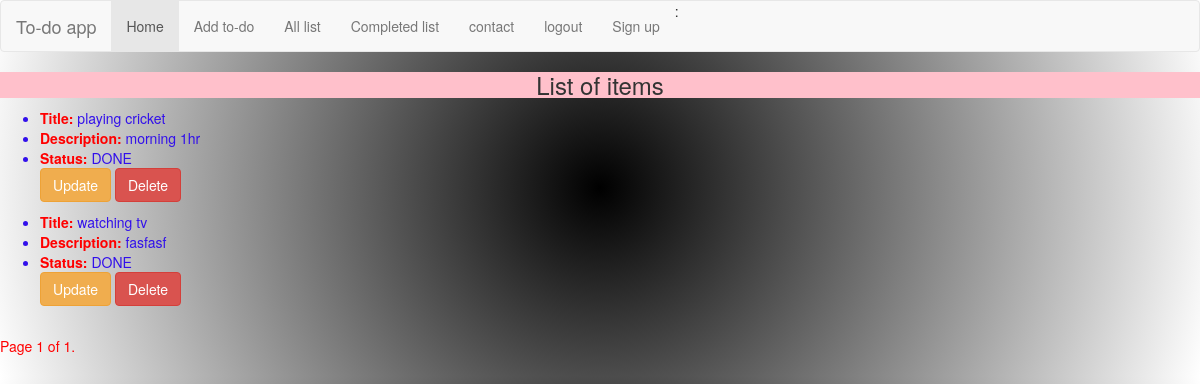
Page /dlist/ (signed in) on the committed database.
### todoapp/models.py (models this page shows, shortened)
class TodoListModel(models.Model):
    STATUS_CHOICES =(
    ("START", "START"),
    ("IN-PROGRESS", "IN-PROGRESS"),
    ("DONE", "DONE"),
    )
    title = models.CharField(max_length=100)
    details=models.TextField(max_length=200)
    status=models.CharField(max_length=20,choices=STATUS_CHOICES)
    user = models.ForeignKey(User,on_delete=models.CASCADE)

### todoapp/views.py (the view)
# urls.py: path('dlist/',views.done_view,name='dlist'),
def done_view(request):
    done_list=TodoListModel.objects.filter(user=request.user,status='DONE')
    paginator=Paginator(done_list,3)
    page_number = request.GET.get('page')
    try:
        done_list=paginator.page(page_number)
    except PageNotAnInteger:
        done_list=paginator.page(1)
    except EmptyPage:
        done_list=paginator.page(paginator.num_pages)
    return render(request,'todoapp/done_list.html',{'done_list':done_list})

### todoapp/templates/todoapp/done_list.html (shortened to what this page needs)
{% extends 'todoapp/base.html' %}
{% load static %}
{% block content %}
<center><h3>List of items</h3></center>
{% for todo in done_list %}
<ul>
<li><b>Title: </b>{{todo.title}}</li>
<li><b>Description: </b>{{todo.details}}</li>
<li><b>Status: </b>{{todo.status}} </li>
<a href="/update/{{todo.id}}" class='btn btn-warning'>Update</a>
<a href="/delete/{{todo.id}}" class='btn btn-danger'>Delete</a>
</ul>
{% endfor %}
<div class="pagination">
    <span class="step-links">
        <span class="current">
            Page {{ done_list.number }} of {{ done_list.paginator.num_pages }}.
        </span>
    </span>
</div>
{% endblock %}

### todoapp/static/css/demo.css (style rules this page uses)
label,span,input { color: white; }
h1,h3 { background-color: pink; }
a,b { color:red; }
li { color:#3210eb; }
body { background: radial-gradient(circle, black, white); }
.current { color:red; }

### rows in the picture
TodoListModel: title "playing cricket", details "morning 1hr", status "DONE"
TodoListModel: title "watching tv", details "fasfasf", status "DONE"

### other values in the picture
{{ done_list.number }} "1"
{{ done_list.paginator.num_pages }} "1"
